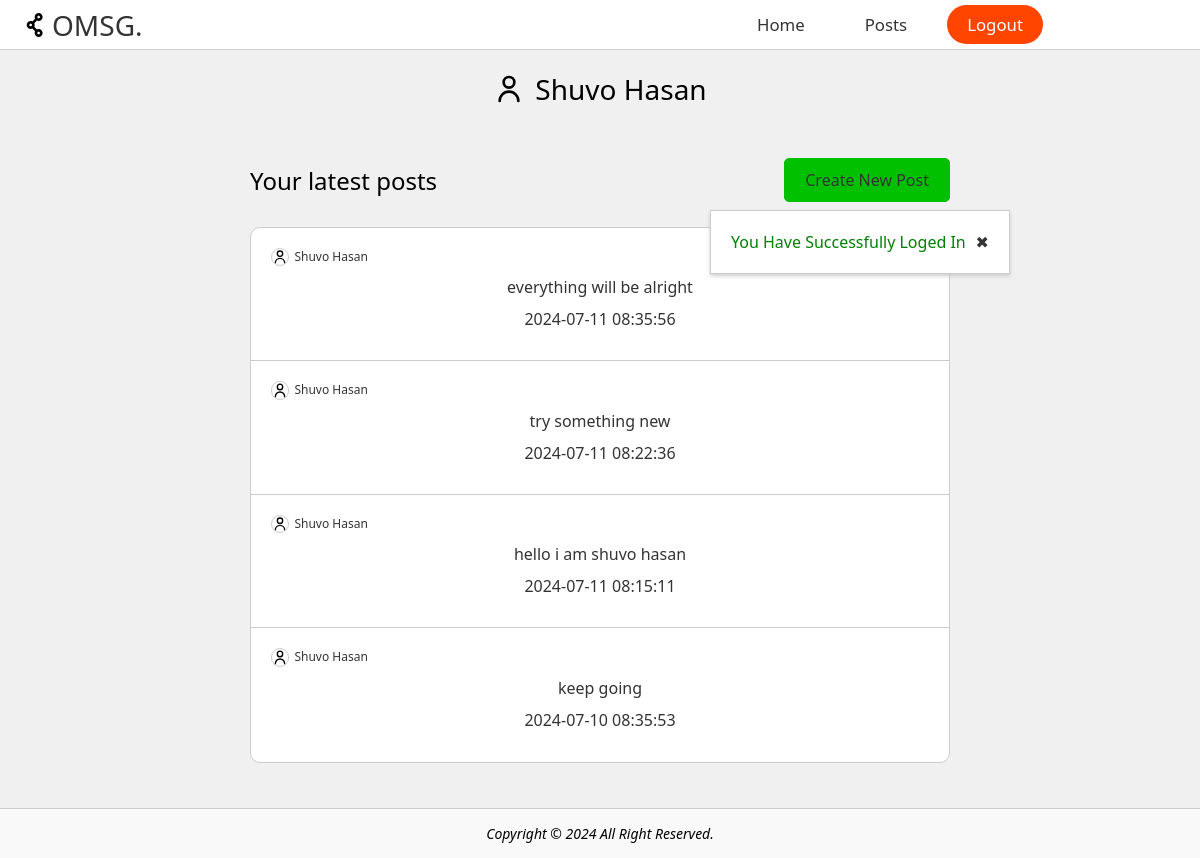
Screenshot of /userallposts.php (signed in) with the database file from the repository.
### tables this page shows
CREATE TABLE `users` (
  `id` int(11) NOT NULL,
  `name` varchar(255) NOT NULL,
  `email` varchar(255) NOT NULL,
  `phone` varchar(20) NOT NULL,
  `password` varchar(255) NOT NULL
);

CREATE TABLE `message` (
  `id` int(11) NOT NULL,
  `userid` int(11) NOT NULL,
  `msg` varchar(500) NOT NULL,
  `timestamp` timestamp NOT NULL DEFAULT CURRENT_TIMESTAMP ON UPDATE CURRENT_TIMESTAMP
);

### userallposts.php (the view, shortened to what this page needs)
<?php
	include('connection.php');
	include('utility.php');
	if(isset($_SESSION['msg'])){
		echo msg($_SESSION['msg'], 'green');
	}
	$id = $_SESSION['userid'];
	$query = "SELECT * FROM users WHERE id = '$id'";
	$user = mysqli_query($conn, $query);
	$row = mysqli_fetch_assoc($user);
 ?>
<!DOCTYPE html>
<html>
<head>
	<link rel="stylesheet" type="text/css" href="./assets/css/user.css">
</head>
<body>
	<?php include 'header.php'; ?>
  <main>
		<h2 id="user-header"><img id="user-icon" src="assets/images/user-icon.svg" alt="user-icon"><?php echo $row['name']; ?></h2>
    <section id="messages-container">
			<h3>Your latest posts <a id="create-post" href="createpost.php">Create New Post</a></h3>
      <div id="messages">
				<?php
					$query = "select * from message where userid = '$id' order by id desc";
					$result = mysqli_query($conn, $query);
					if(mysqli_num_rows($result) > 0){
						while($messages = mysqli_fetch_assoc($result)){
							?>
							<div>
								<a href="#"><img class="user-icon" src="./assets/images/user-icon.svg" alt="user-icon"><p><?php echo $row['name']; ?></p></a>
								<p><?php echo $messages['msg']; ?></p>
								<p id="timestamp"><?php echo $messages['timestamp']; ?></p>
							</div>
							<?php
						}
					}else {
						echo 'No OMSGs posted yet.';
					}
				 ?>
			</div>
    </section>
  </main>
	<?php include 'footer.php'; ?>
</body>
</html>

### assets/css/user.css (style rules this page uses)
main { text-align: center; padding: 20px; }
#messages-container { margin-top: 50px; }
#messages { margin: 25px auto; display: flex; flex-direction: column; max-width: 700px; width: 100%; border: 1px solid var(--borderc); border-radius: 10px; color: var(--color); background-color: #fff; overflow: hidden; }
#messages > div { padding: 20px; border-bottom: 1px solid var(--borderc); transition: all .1s linear; cursor: pointer; }
#messages div a { display: flex; gap: 5px; margin-bottom: 10px; }
#messages div:last-child { border-color: transparent; }
#messages div a p { text-align: left; font-weight: 500; font-size: .75rem; }
.user-icon { width: 1.15rem; border: 1px solid var(--borderc); border-radius: 50%; }
#messages div > p { padding-bottom: 10px; }
#user-icon { width: 2rem; }
#user-header { display: flex; align-items: center; justify-content: center; gap: 10px; }
#create-post { padding: 10px 20px; background-color: rgb(0, 192, 0); border-radius: 5px; border: 1px solid rgb(0, 192, 0); transition: all 0.1s linear; font-weight: 500; font-size: 1rem; }
h3 { max-width: 700px; margin: 0 auto; display: flex; align-items: center; justify-content: space-between; }

### rows the page displays
users: name "Shuvo Hasan"
message: userid.name "Shuvo Hasan", msg "everything will be alright", timestamp "2024-07-11 08:35:56"
message: userid.name "Shuvo Hasan", msg "try something new", timestamp "2024-07-11 08:22:36"
message: userid.name "Shuvo Hasan", msg "hello i am shuvo hasan", timestamp "2024-07-11 08:15:11"
message: userid.name "Shuvo Hasan", msg "keep going", timestamp "2024-07-10 08:35:53"

### other values shown
$msg "You Have Successfully Loged In"
